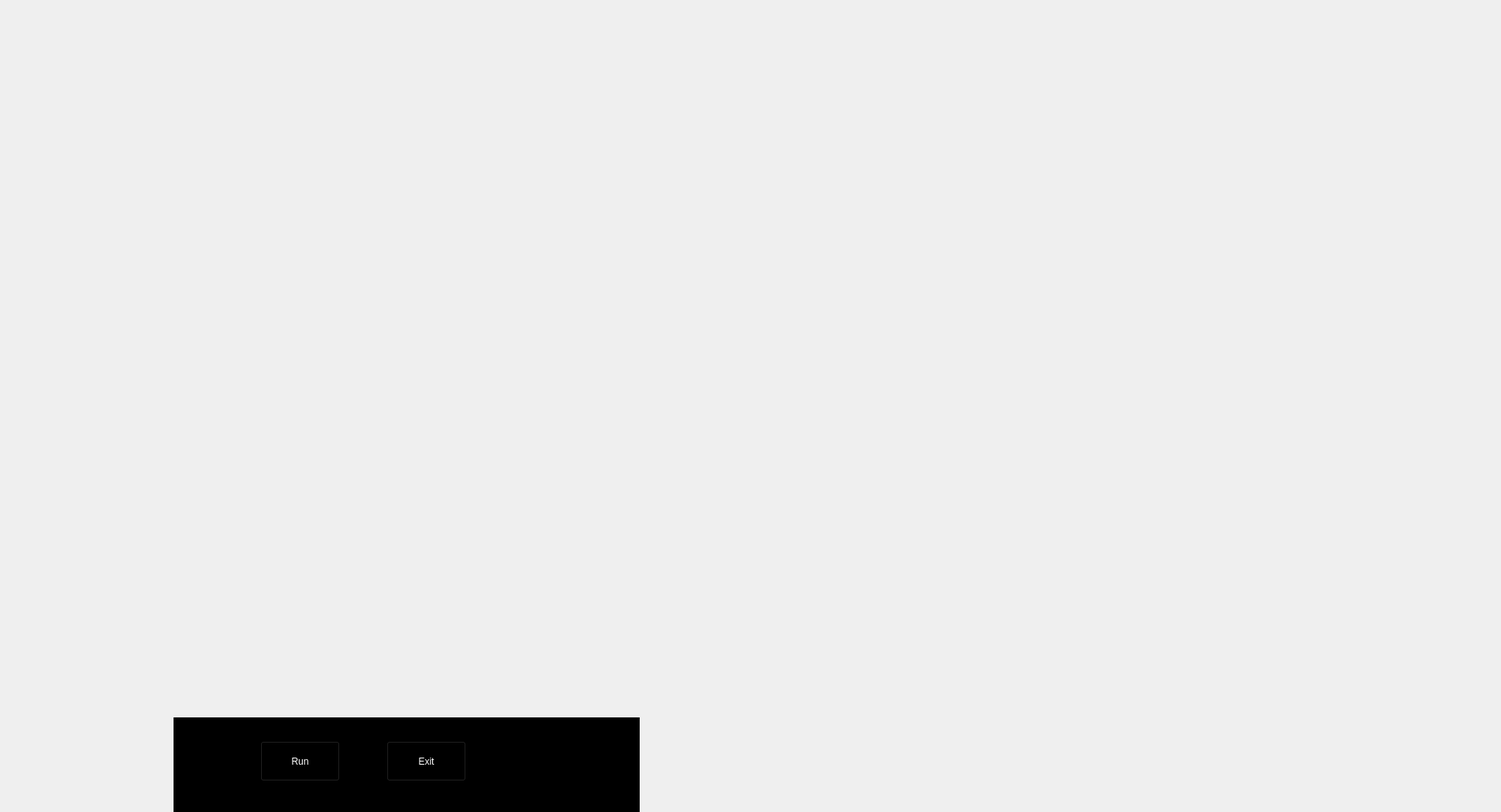
<?xml version="1.0" encoding="UTF-8"?>
<ui version="4.0">
 <class>MainWindow</class>
 <widget class="QMainWindow" name="MainWindow">
  <property name="geometry">
   <rect>
    <x>0</x>
    <y>0</y>
    <width>1903</width>
    <height>1030</height>
   </rect>
  </property>
  <property name="windowTitle">
   <string>MainWindow</string>
  </property>
  <widget class="QWidget" name="centralwidget">
   <widget class="QLabel" name="label">
    <property name="geometry">
     <rect>
      <x>-10</x>
      <y>-30</y>
      <width>1941</width>
      <height>1061</height>
     </rect>
    </property>
    <property name="text">
     <string/>
    </property>
    <property name="pixmap">
     <pixmap>Jarvis/utils/images/tr-3.gif</pixmap>
    </property>
    <property name="scaledContents">
     <bool>true</bool>
    </property>
   </widget>
   <widget class="QPushButton" name="pushButton">
    <property name="geometry">
     <rect>
      <x>330</x>
      <y>940</y>
      <width>101</width>
      <height>51</height>
     </rect>
    </property>
    <property name="styleSheet">
     <string notr="true">background-color: transparent;
font: 75 18pt &quot;MS Shell Dlg 2&quot;;
color:white</string>
    </property>
    <property name="text">
     <string>Run</string>
    </property>
   </widget>
   <widget class="QPushButton" name="pushButton_2">
    <property name="geometry">
     <rect>
      <x>490</x>
      <y>940</y>
      <width>101</width>
      <height>51</height>
     </rect>
    </property>
    <property name="styleSheet">
     <string notr="true">background-color:transparent;
color: white;
font: 75 18pt &quot;MS Shell Dlg 2&quot;;</string>
    </property>
    <property name="text">
     <string>Exit</string>
    </property>
   </widget>
   <widget class="QLabel" name="label_2">
    <property name="geometry">
     <rect>
      <x>290</x>
      <y>920</y>
      <width>171</width>
      <height>91</height>
     </rect>
    </property>
    <property name="text">
     <string/>
    </property>
    <property name="pixmap">
     <pixmap>Jarvis/utils/images/hologram.jpg</pixmap>
    </property>
    <property name="scaledContents">
     <bool>true</bool>
    </property>
   </widget>
   <widget class="QTextBrowser" name="textBrowser">
    <property name="geometry">
     <rect>
      <x>280</x>
      <y>260</y>
      <width>171</width>
      <height>41</height>
     </rect>
    </property>
    <property name="styleSheet">
     <string notr="true">font: 75 16pt &quot;MS Shell Dlg 2&quot;;
color: rgb(255, 255, 255);
background-color:transparent;
border-radius:none;
</string>
    </property>
   </widget>
   <widget class="QTextBrowser" name="textBrowser_2">
    <property name="geometry">
     <rect>
      <x>280</x>
      <y>190</y>
      <width>171</width>
      <height>51</height>
     </rect>
    </property>
    <property name="styleSheet">
     <string notr="true">font: 75 16pt &quot;MS Shell Dlg 2&quot;;
background-color:transparent;
border-radius:none;
color:white;</string>
    </property>
   </widget>
   <widget class="QLabel" name="label_3">
    <property name="geometry">
     <rect>
      <x>450</x>
      <y>920</y>
      <width>181</width>
      <height>91</height>
     </rect>
    </property>
    <property name="text">
     <string/>
    </property>
    <property name="pixmap">
     <pixmap>Jarvis/utils/images/hologram.jpg</pixmap>
    </property>
    <property name="scaledContents">
     <bool>true</bool>
    </property>
   </widget>
   <widget class="QTextBrowser" name="textBrowser_3">
    <property name="geometry">
     <rect>
      <x>220</x>
      <y>910</y>
      <width>591</width>
      <height>121</height>
     </rect>
    </property>
    <property name="styleSheet">
     <string notr="true">background-color: rgb(0, 0, 0);
border-color:black;
border-radius:0;</string>
    </property>
   </widget>
   <zorder>label</zorder>
   <zorder>textBrowser</zorder>
   <zorder>textBrowser_2</zorder>
   <zorder>textBrowser_3</zorder>
   <zorder>label_2</zorder>
   <zorder>label_3</zorder>
   <zorder>pushButton</zorder>
   <zorder>pushButton_2</zorder>
  </widget>
 </widget>
 <resources/>
 <connections/>
</ui>
